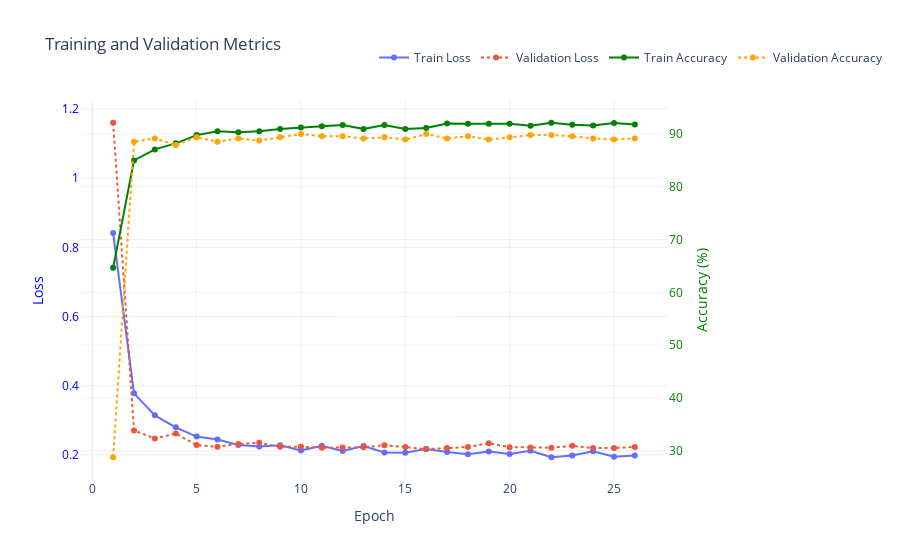

Notebook code for this chart:
### Code cell
# Combined chart for accuracy and loss
fig = go.Figure()

# Add training loss
fig.add_trace(go.Scatter(
    x=list(range(1, len(train_losses) + 1)),
    y=train_losses,
    mode='lines+markers',
    name='Train Loss',
    line=dict(width=2)
))

# Add validation loss
fig.add_trace(go.Scatter(
    x=list(range(1, len(val_losses) + 1)),
    y=val_losses,
    mode='lines+markers',
    name='Validation Loss',
    line=dict(width=2, dash='dot')
))

# Add training accuracy
fig.add_trace(go.Scatter(
    x=list(range(1, len(train_accuracies) + 1)),
    y=train_accuracies,
    mode='lines+markers',
    name='Train Accuracy',
    line=dict(width=2, color='green'),
    yaxis='y2'  # Use secondary y-axis for accuracy
))

# Add validation accuracy
fig.add_trace(go.Scatter(
    x=list(range(1, len(val_accuracies) + 1)),
    y=val_accuracies,
    mode='lines+markers',
    name='Validation Accuracy',
    line=dict(width=2, dash='dot', color='orange'),
    yaxis='y2'  # Use secondary y-axis for accuracy
))

# Update layout with dual axes
fig.update_layout(
    title="Training and Validation Metrics",
    xaxis_title="Epoch",
    yaxis=dict(
        title="Loss",
        titlefont=dict(color="blue"),
        tickfont=dict(color="blue")
    ),
    yaxis2=dict(
        title="Accuracy (%)",
        overlaying='y',
        side='right',
        titlefont=dict(color="green"),
        tickfont=dict(color="green")
    ),
    legend=dict(x=0.5, y=1.15, orientation="h"),
    template="plotly_white"
)

fig.show()

### Figure 1 — Plotly figure (JSON) as saved in the notebook; plotly's stock layout.template omitted (floating-point values rounded to 4 significant figures)
{"data": [{"line": {"width": 2}, "mode": "lines+markers", "name": "Train Loss", "type": "scatter", "x": [1, 2, 3, 4, 5, 6, 7, 8, 9, 10, 11, 12, 13, 14, 15, 16, 17, 18, 19, 20, 21, 22, 23, 24, 25, 26], "y": [0.8411, 0.378, 0.3144, 0.2799, 0.253, 0.2446, 0.2287, 0.2242, 0.228, 0.2131, 0.2266, 0.2116, 0.2258, 0.2074, 0.2062, 0.2174, 0.2083, 0.2019, 0.2099, 0.2028, 0.2119, 0.1933, 0.1983, 0.2104, 0.1946, 0.1986]}, {"line": {"dash": "dot", "width": 2}, "mode": "lines+markers", "name": "Validation Loss", "type": "scatter", "x": [1, 2, 3, 4, 5, 6, 7, 8, 9, 10, 11, 12, 13, 14, 15, 16, 17, 18, 19, 20, 21, 22, 23, 24, 25, 26], "y": [1.16, 0.2708, 0.2476, 0.2618, 0.2284, 0.2238, 0.2316, 0.2353, 0.2234, 0.2236, 0.2208, 0.2213, 0.2219, 0.2282, 0.2231, 0.2169, 0.2198, 0.2228, 0.2336, 0.2223, 0.2217, 0.221, 0.2264, 0.2197, 0.2199, 0.2233]}, {"line": {"color": "green", "width": 2}, "mode": "lines+markers", "name": "Train Accuracy", "type": "scatter", "x": [1, 2, 3, 4, 5, 6, 7, 8, 9, 10, 11, 12, 13, 14, 15, 16, 17, 18, 19, 20, 21, 22, 23, 24, 25, 26], "y": [64.64, 85, 87.08, 88.23, 89.79, 90.52, 90.31, 90.52, 90.94, 91.25, 91.46, 91.72, 90.94, 91.72, 90.94, 91.15, 91.98, 91.93, 91.93, 91.93, 91.56, 92.14, 91.77, 91.61, 92.08, 91.82], "yaxis": "y2"}, {"line": {"color": "orange", "dash": "dot", "width": 2}, "mode": "lines+markers", "name": "Validation Accuracy", "type": "scatter", "x": [1, 2, 3, 4, 5, 6, 7, 8, 9, 10, 11, 12, 13, 14, 15, 16, 17, 18, 19, 20, 21, 22, 23, 24, 25, 26], "y": [28.75, 88.54, 89.17, 87.92, 89.38, 88.54, 89.17, 88.75, 89.38, 90, 89.58, 89.58, 89.17, 89.38, 88.96, 90, 89.17, 89.58, 88.96, 89.38, 89.79, 89.79, 89.58, 89.17, 88.96, 89.17], "yaxis": "y2"}], "layout": {"legend": {"orientation": "h", "x": 0.5, "y": 1.15}, "title": {"text": "Training and Validation Metrics"}, "xaxis": {"title": {"text": "Epoch"}}, "yaxis": {"tickfont": {"color": "blue"}, "title": {"font": {"color": "blue"}, "text": "Loss"}}, "yaxis2": {"overlaying": "y", "side": "right", "tickfont": {"color": "green"}, "title": {"font": {"color": "green"}, "text": "Accuracy (%)"}}}}
